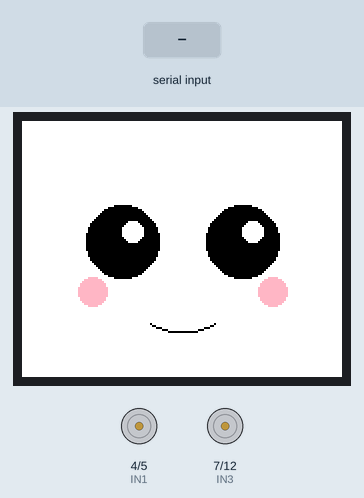
Recording of a sketch running on a simulated Arduino Uno, built with avr-gcc and run on an emulated ATmega328P. Shown: 160×128 colour display, motor-driver pin pairs drawn as motors (green arrow = first pin HIGH = forward, orange = second pin HIGH = backward, longer = more drive, scaled by the enable pin). The test bench sets the inputs (shaded band). What the sketch prints to the serial monitor is not drawn.

Above: at 7.4 s.
7.5 s: "F90\n" received over the second serial link
At 8.04 s:
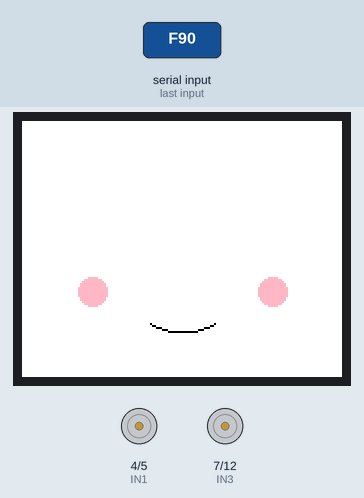
10.5 s: "B" received over the second serial link
13.5 s: "L" received over the second serial link
At 14.31 s:
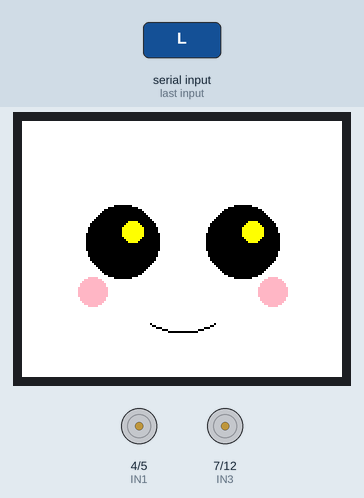
16.4 s: "F,45\n" received over the second serial link
17.9 s: "R90\n" received over the second serial link
At 18.31 s:
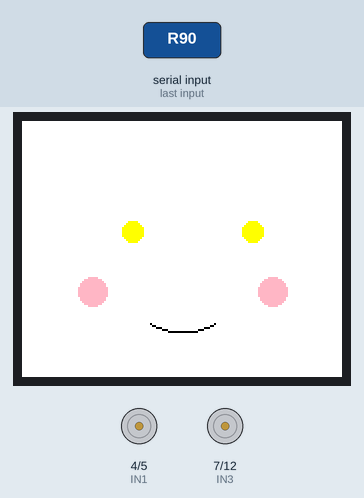
19.9 s: "R" received over the second serial link
Timing chart, 0 to 22.9 s (numbered marks = the images above; inputs shaded):
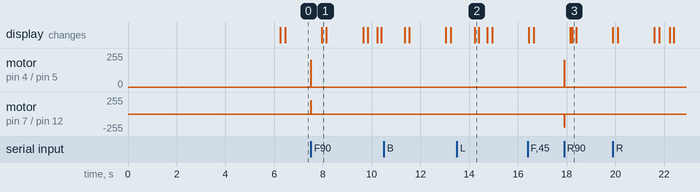

Measured:
- after the input at 7.5 s, motor on pin 4 (IN1) / pin 5 (IN2), motor on pin 7 (IN3) / pin 12 (IN4): stopped → forward 200/255 at once, → stopped 0.02 s later
- after the input at 17.9 s, motor on pin 4 (IN1) / pin 5 (IN2): stopped → forward 200/255 at once, → stopped 0.02 s later; motor on pin 7 (IN3) / pin 12 (IN4): stopped → backward 200/255 at once, → stopped 0.02 s later

The sketch:

VIORA_FACE_MOVEMENT_FINAL.ino
```cpp
#include <SoftwareSerial.h>
#include <Adafruit_GFX.h>
#include <Adafruit_ST7735.h>
#include <SPI.h>
#include <Fonts/FreeSansBoldOblique12pt7b.h>

// ---------------- Bluetooth Pins ----------------
#define BT_RX 0 // Connect to TX of HC-05
#define BT_TX 1  // Connect to RX of HC-05
SoftwareSerial BT(BT_RX, BT_TX);

// ---------------- Motor Driver Pins ----------------
#define ENA 3
#define IN1 4
#define IN2 5
#define ENB 6
#define IN3 7
#define IN4 12

char command;
int speedValue = 200;

// ---------------- Display Pins ----------------
#define TFT_CS   10
#define TFT_DC   9
#define TFT_RST  8

Adafruit_ST7735 tft = Adafruit_ST7735(TFT_CS, TFT_DC, TFT_RST);

// ---------------- Colors ----------------
#define BG_WHITE ST77XX_WHITE
#define BG_BLACK ST77XX_BLACK
#define EYE_WHITE ST77XX_WHITE
#define EYE_BLACK ST77XX_BLACK
#define BLUSH_COLOR 0xFDB8
#define SMILE_COLOR ST77XX_BLACK
#define TWINKLE ST77XX_YELLOW

// ---------------- Timers ----------------
unsigned long lastTwinkle = 0;
unsigned long lastBlink = 0;
bool eyesClosed = false;
unsigned long blinkStart = 0;
const int BLINK_DURATION = 200;
const unsigned long BLINK_INTERVAL = 1500;

// ---------------- Setup ----------------
void setup() {
  // Motor setup
  pinMode(ENA, OUTPUT);
  pinMode(ENB, OUTPUT);
  pinMode(IN1, OUTPUT);
  pinMode(IN2, OUTPUT);
  pinMode(IN3, OUTPUT);
  pinMode(IN4, OUTPUT);

  // Bluetooth setup
  BT.begin(9600);
  Serial.begin(9600);
  Serial.println("Bluetooth Car + VIORA Display Ready");

  // TFT setup
  tft.initR(INITR_BLACKTAB);
  tft.setRotation(1);
  showStartup();
  drawFace();
}

// ---------------- Loop ----------------
void loop() {
  handleBluetooth();
  handleDisplay();
}

// ====================================================
// ===============   BLUETOOTH CONTROL   ==============
// ====================================================
void handleBluetooth() {
  if (BT.available()) {
    command = BT.read();
    Serial.print("Command: ");
    Serial.println(command);

    if (command >= '0' && command <= '9') {
      speedValue = map(command - '0', 0, 9, 0, 255);
      Serial.print("Speed set to: ");
      Serial.println(speedValue);
    } else {
      switch (command) {
        case 'F': moveForward(); break;
        case 'B': moveBackward(); break;
        case 'L': turnLeft(); break;
        case 'R': turnRight(); break;
        case 'S': stopCar(); break;
        default: stopCar(); break;
      }
    }
  }
}

void moveForward() {
  digitalWrite(IN1, HIGH); digitalWrite(IN2, LOW);
  digitalWrite(IN3, HIGH); digitalWrite(IN4, LOW);
  analogWrite(ENA, speedValue); analogWrite(ENB, speedValue);
}

void moveBackward() {
  digitalWrite(IN1, LOW); digitalWrite(IN2, HIGH);
  digitalWrite(IN3, LOW); digitalWrite(IN4, HIGH);
  analogWrite(ENA, speedValue); analogWrite(ENB, speedValue);
}

void turnLeft() {
  digitalWrite(IN1, LOW); digitalWrite(IN2, HIGH);
  digitalWrite(IN3, HIGH); digitalWrite(IN4, LOW);
  analogWrite(ENA, speedValue); analogWrite(ENB, speedValue);
}

void turnRight() {
  digitalWrite(IN1, HIGH); digitalWrite(IN2, LOW);
  digitalWrite(IN3, LOW); digitalWrite(IN4, HIGH);
  analogWrite(ENA, speedValue); analogWrite(ENB, speedValue);
}

void stopCar() {
  digitalWrite(IN1, LOW); digitalWrite(IN2, LOW);
  digitalWrite(IN3, LOW); digitalWrite(IN4, LOW);
}

// ====================================================
// ===============     DISPLAY ANIMATION   ============
// ====================================================
void handleDisplay() {
  unsigned long currentMillis = millis();

  // Blink
  if (!eyesClosed && currentMillis - lastBlink > BLINK_INTERVAL) {
    closeEyes();
    eyesClosed = true;
    blinkStart = currentMillis;
  }
  if (eyesClosed && currentMillis - blinkStart >= BLINK_DURATION) {
    drawEyes();
    eyesClosed = false;
    lastBlink = currentMillis;
  }

  // Twinkle
  if (currentMillis - lastTwinkle > 4000) {
    twinkleEyes();
    lastTwinkle = currentMillis;
  }
}

// ---------------- Startup ----------------
void showStartup() {
  tft.fillScreen(BG_BLACK);
  tft.setFont(&FreeSansBoldOblique12pt7b);
  tft.setTextColor(ST77XX_WHITE);

  int16_t x1, y1;
  uint16_t w, h;
  tft.getTextBounds("VIORA", 0, 0, &x1, &y1, &w, &h);
  tft.setCursor((tft.width() - w) / 2, (tft.height() + h) / 2);
  tft.print("VIORA");

  delay(6000);
  tft.fillScreen(BG_WHITE);
}

// ---------------- Face ----------------
void drawFace() {
  tft.fillScreen(BG_WHITE);
  tft.fillCircle(35, 85, 7, BLUSH_COLOR);
  tft.fillCircle(125, 85, 7, BLUSH_COLOR);
  drawEyes();
  drawSmile();
}

// ---------------- Smile ----------------
void drawSmile() {
  int centerX = 80;
  int centerY = 105;
  for (int i = -16; i <= 16; i++) {
    int x = centerX + i;
    int y = centerY - ((i * i) / 60);
    tft.drawPixel(x, y, SMILE_COLOR);
  }
}

// ---------------- Eyes ----------------
void drawEyes() {
  tft.fillCircle(50, 60, 18, EYE_BLACK);
  tft.fillCircle(55, 55, 5, EYE_WHITE);
  tft.fillCircle(110, 60, 18, EYE_BLACK);
  tft.fillCircle(115, 55, 5, EYE_WHITE);
}

void closeEyes() {
  tft.fillCircle(50, 60, 18, BG_WHITE);
  tft.fillCircle(110, 60, 18, BG_WHITE);
  tft.fillCircle(35, 85, 7, BLUSH_COLOR);
  tft.fillCircle(125, 85, 7, BLUSH_COLOR);
  drawSmile();
}

void twinkleEyes() {
  tft.fillCircle(55, 55, 5, TWINKLE);
  tft.fillCircle(115, 55, 5, TWINKLE);
  delay(150);
  tft.fillCircle(55, 55, 5, EYE_WHITE);
  tft.fillCircle(115, 55, 5, EYE_WHITE);
}
```
